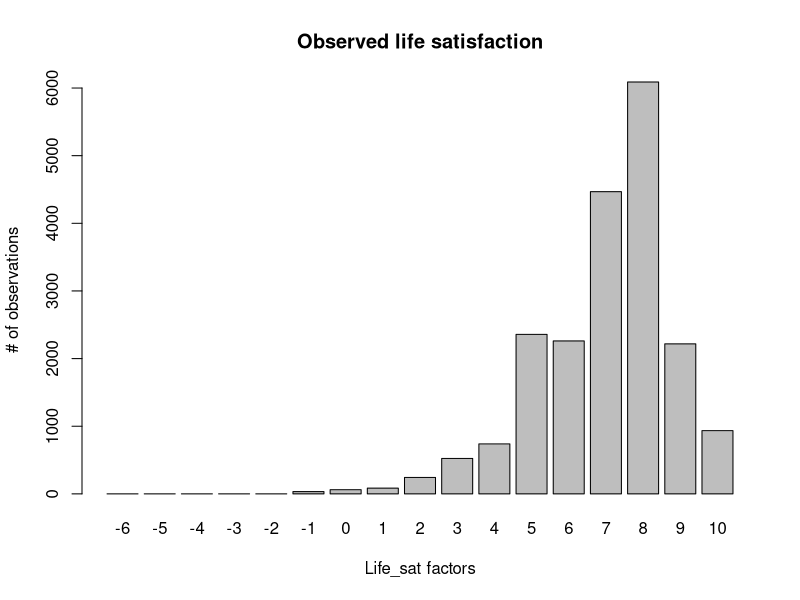
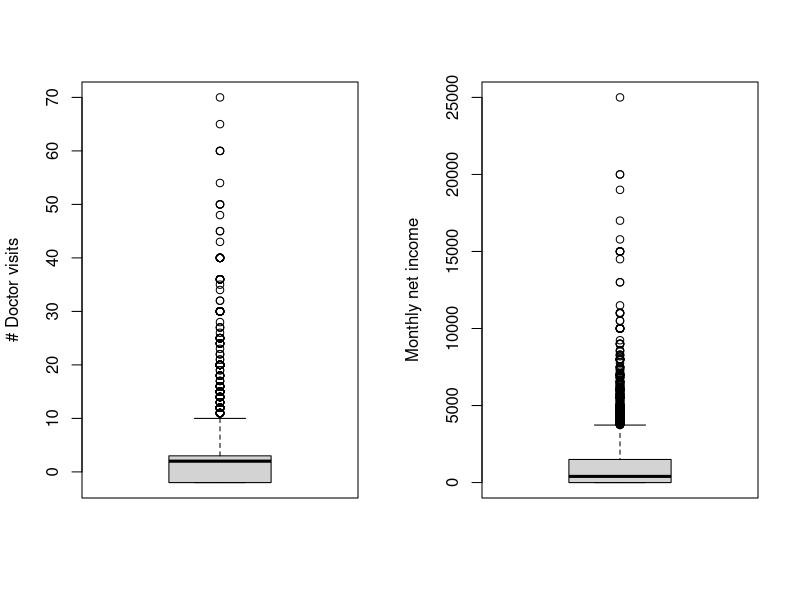
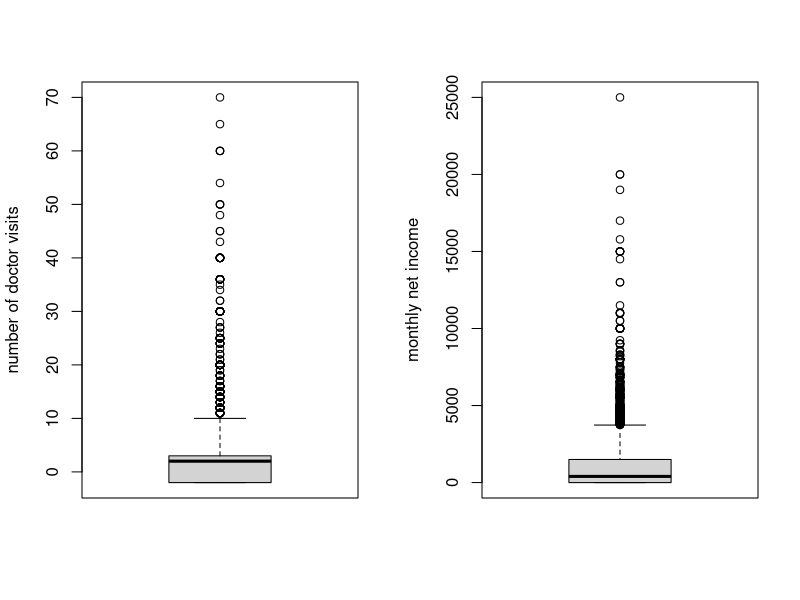

Recreate these plots in R, in order.
## ---- chunk 1
library(foreign)
data = read.dta("example.dta") #Make sure your working directory is set

## ---- chunk 2
# Get the descriptive statistics for the dataset
summary(data)


# Plot the bar chart for satisfaction
summary(data$life_sat)
barplot(table(data$life_sat), names.arg = seq(-6, 10, 1), xlab="Life_sat factors", ylab="# of observations", main="Observed life satisfaction")

# Plot the boxplots
par(mfrow = c(1, 2)) # Subplot setting
boxplot(data$doc_visits, ylab="# Doctor visits")
boxplot(data$net_inc, ylab="Monthly net income")
par(mfrow = c(1, 1)) # Reset subplot setting

# Create and export a pdf
file_path = file.path(getwd(),"Boxplots.pdf")
pdf(file = file_path)
par(mfrow = c(1,2))
boxplot(data$doc_visits, ylab = "number of doctor visits")
boxplot(data$net_inc, ylab = "monthly net income")
dev.off() # Stop storing to the pdf
par(mfrow = c(1,1)) # reset the plot grid
## ---- chunk 3
# Add age^2
data$age2 = data$age^2

# Remove missing arguments
data = na.omit(data)
# Save which observations were removed from the data
data_missing_remove = na.action(na.omit(data))

# Remove those who did not answer life_sat or state
data$life_sat = factor(data$life_sat, exclude = c(NA, "[-1] No Answer"))#, labels = 0:10)
data$state = factor(data$state, exclude = c(NA, "[-1] No Answer"))

# Change education to a factor variable
data$educ = factor(data$educ)

# Remove obviously wrong observations (wrongly answered - maybe on purpose, maybe wrongly stored)
for (i in 1:dim(data)[1]){
  if (data$net_inc[i]<0){
    data$net_inc[i] = NA
  }
  if (data$doc_visits[i]<0){
    data$doc_visits[i] = NA
  }
} # Replace 

data = na.omit(data)
data_answer_remove = na.action(na.omit(data))
## ---- chunk 4
# Build the regression formula
# Grab the endogenous variable
response = colnames(data)[1]
# Grab the exogenous variables
variables = colnames(data)[2:length(colnames(data))]
# Put them together as a string of formula type
formula = as.formula(
  paste(response,
        paste(variables, collapse = " + "),
  sep = " ~ ")
)

# Fit the simple linear model
fit = lm(formula=formula, data=data)
summary(fit)

# Store the results in a txt document
out = capture.output(summary(fit))
cat("Estimation results:", out, file = "Results.txt", sep = "\n") # append = T
## ---- chunk 5
x1 = "[5] 5 Satisfied: On Scale 0-Low to 10-High"
x2 = "[1] Schleswig-Holstein       1"
x3 = 3
x4 = 3
x5 = 3
x6 = 3
x7 = 3
x8 = 3
x9 = "3"
x10 = 25
x11 = 25^2
forecast = data.frame(x1, x2, x3, x4, x5, x6, x7, x8, x9, x10, x11)
colnames(forecast) = variables
predict(object = fit, newdata = forecast)
